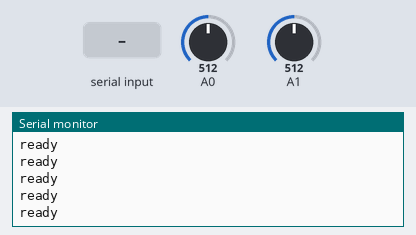
Simulated run of this sketch. Board: Arduino Uno, built with avr-gcc and run on an emulated ATmega328P. On the bench: the last lines printed to the serial monitor. The inputs (shaded band) are chosen by the test bench; at power-on: A0 = 512, A1 = 512.

Above: at 1.4 s.
1.5 s: "cfg:ok\n" received over Serial
At 1.57 s:
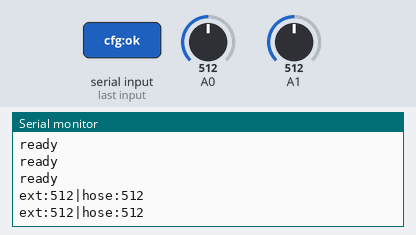
3.4 s: A0 set to 716
At 3.42 s:
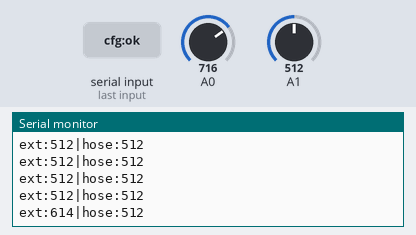
4.9 s: A1 set to 716
At 4.92 s:
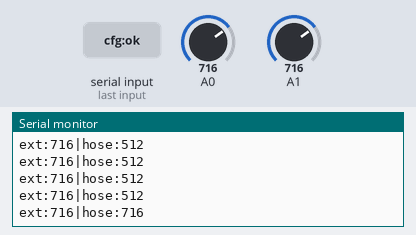
6.4 s: A0 set to 900
At 6.42 s:
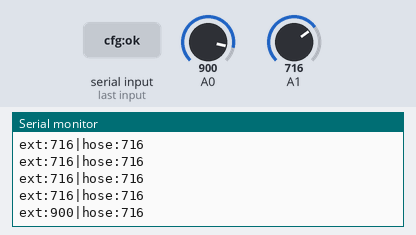
7.9 s: A1 set to 900
At 7.92 s:
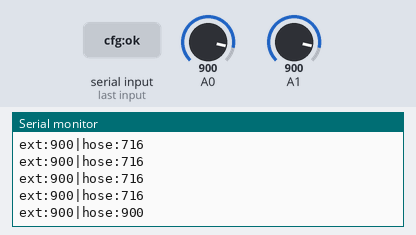
Timing chart, 0 to 10.4 s (numbered marks = the images above; inputs shaded):
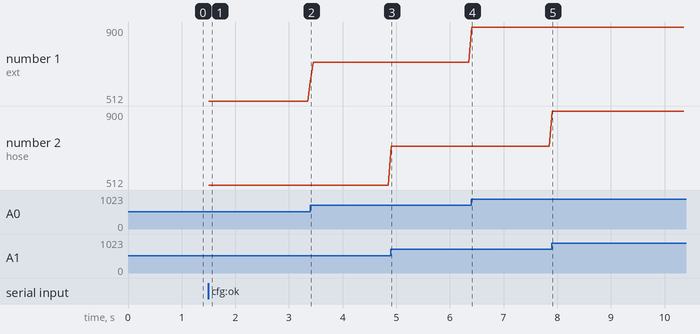

The sketch:

hardware.ino
```cpp
#include "Device.h"

FireExtinguisher extinguisher(A0);
FireHose hose(A1);

unsigned long lastSend = 0;
unsigned long sendInterval = 50;
bool configured = false;

void handleCommand(String cmd) {
  int sep = cmd.indexOf(':');
  if (sep < 0) return;

  String key = cmd.substring(0, sep);
  int val = cmd.substring(sep + 1).toInt();

  if (key == "interval") sendInterval = constrain(val, 10, 1000);
  else if (key == "ext") extinguisher.setEnabled(val);
  else if (key == "hose") hose.setEnabled(val);
}

void setup() {
  Serial.begin(115200);
  extinguisher.begin();
  hose.begin();
  delay(100);

  // 持續送 ready 直到 Processing 回應 cfg:ok
  while (!configured) {
    Serial.println("ready");
    delay(200);
    while (Serial.available()) {
      String line = Serial.readStringUntil('\n');
      line.trim();
      if (line == "cfg:ok") {
        configured = true;
      } else {
        handleCommand(line);
      }
    }
  }
}

void loop() {
  if (Serial.available()) {
    String cmd = Serial.readStringUntil('\n');
    cmd.trim();
    handleCommand(cmd);
  }

  unsigned long now = millis();

  extinguisher.update();
  hose.update();

  if (now - lastSend >= sendInterval) {
    lastSend = now;
    bool first = true;
    if (extinguisher.enabled()) {
      extinguisher.serialize(Serial);
      first = false;
    }
    if (hose.enabled()) {
      if (!first) Serial.print('|');
      hose.serialize(Serial);
    }
    Serial.println();
  }
}
```

AnalogSensor.h
```cpp
#pragma once

class AnalogSensor {
  byte _pin;
  int _value = 0;
  int _buffer[8] = {}; // 8 點移動平均濾波
  byte _idx = 0;
  bool _filled = false;

public:
  AnalogSensor(byte pin) : _pin(pin) {}

  void begin() { pinMode(_pin, INPUT); }

  void update() {
    _buffer[_idx] = analogRead(_pin);
    _idx = (_idx + 1) % 8;
    if (_idx == 0) _filled = true;

    // 緩衝區未滿時只算已填入的部分
    long sum = 0;
    byte count = _filled ? 8 : _idx;
    for (byte i = 0; i < count; i++) sum += _buffer[i];
    _value = sum / count;
  }

  int value() const { return _value; }        // 0~1023
  float normalized() const { return _value / 1023.0; } // 0.0~1.0
};
```

Device.h
```cpp
#pragma once
#include "AnalogSensor.h"

class Device {
protected:
  const char* _id;
  AnalogSensor _analog;
  bool _enabled = true;

public:
  Device(const char* id, byte analogPin)
    : _id(id), _analog(analogPin) {}

  void begin() {
    _analog.begin();
  }

  void update() {
    if (!_enabled) return;
    _analog.update();
  }

  void serialize(Print &out) {
    out.print(_id);
    out.print(':');
    out.print(_analog.value());
  }

  void setEnabled(int val) { _enabled = (val != 0); }
  bool enabled() const { return _enabled; }
};

class FireExtinguisher : public Device {
public:
  FireExtinguisher(byte pressurePin)
    : Device("ext", pressurePin) {}

  int pressure() const { return _analog.value(); }
};

class FireHose : public Device {
public:
  FireHose(byte dialPin)
    : Device("hose", dialPin) {}

  int dial() const { return _analog.value(); }
};
```

Measured:
- after the input at 1.5 s, the serial monitor: prints a new line at once (image 1)
- after the input at 3.4 s, the serial monitor: prints a new line at once (image 2)
- after the input at 4.9 s, the serial monitor: prints a new line at once (image 3)
- after the input at 6.4 s, the serial monitor: prints a new line at once (image 4)
- after the input at 7.9 s, the serial monitor: prints a new line at once (image 5)
- plotted number 1: 512 → 716 after the input at 3.4 s, 716 → 900 after the input at 6.4 s
